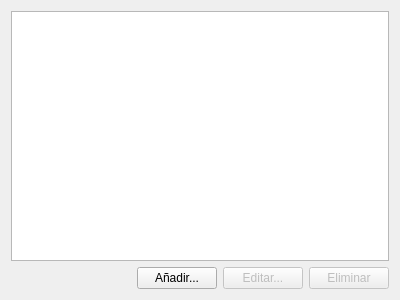
<?xml version="1.0" encoding="UTF-8"?>
<ui version="4.0">
 <class>MotorCalculoListClass</class>
 <widget class="DataList" name="MotorCalculoListClass">
  <property name="geometry">
   <rect>
    <x>0</x>
    <y>0</y>
    <width>400</width>
    <height>300</height>
   </rect>
  </property>
  <property name="windowTitle">
   <string>Motores de cálculo...</string>
  </property>
  <layout class="QVBoxLayout" name="verticalLayout">
   <item>
    <widget class="QTableView" name="tabla">
     <property name="editTriggers">
      <set>QAbstractItemView::NoEditTriggers</set>
     </property>
     <property name="selectionBehavior">
      <enum>QAbstractItemView::SelectRows</enum>
     </property>
    </widget>
   </item>
   <item>
    <layout class="QHBoxLayout" name="horizontalLayout">
     <item>
      <spacer name="horizontalSpacer">
       <property name="orientation">
        <enum>Qt::Horizontal</enum>
       </property>
       <property name="sizeHint" stdset="0">
        <size>
         <width>40</width>
         <height>20</height>
        </size>
       </property>
      </spacer>
     </item>
     <item>
      <widget class="QPushButton" name="anade">
       <property name="text">
        <string>Añadir...</string>
       </property>
      </widget>
     </item>
     <item>
      <widget class="QPushButton" name="edita">
       <property name="enabled">
        <bool>false</bool>
       </property>
       <property name="text">
        <string>Editar...</string>
       </property>
      </widget>
     </item>
     <item>
      <widget class="QPushButton" name="elimina">
       <property name="enabled">
        <bool>false</bool>
       </property>
       <property name="text">
        <string>Eliminar</string>
       </property>
      </widget>
     </item>
    </layout>
   </item>
  </layout>
 </widget>
 <customwidgets>
  <customwidget>
   <class>DataList</class>
   <extends>QWidget</extends>
   <header location="global">widgets/datalist.h</header>
   <container>1</container>
  </customwidget>
 </customwidgets>
 <tabstops>
  <tabstop>tabla</tabstop>
  <tabstop>anade</tabstop>
  <tabstop>edita</tabstop>
  <tabstop>elimina</tabstop>
 </tabstops>
 <resources/>
 <connections/>
</ui>
